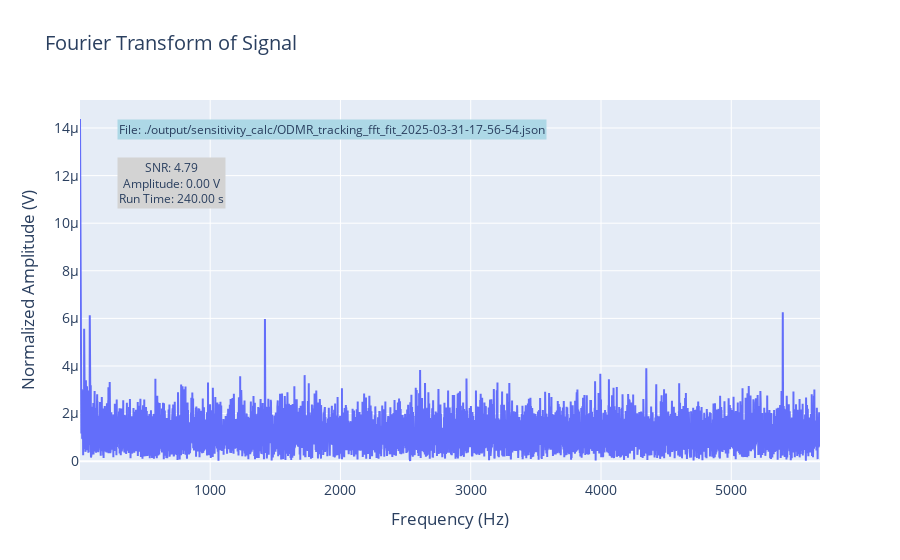

Source (notebook cell):
### Code cell
import plotly.graph_objects as go
import numpy as np
import time

# Example Data

# File path
# file_path = "./output/sensitivity_calc/ODMR_fit_2025-04-02-13-03-56.json"


# Create figure
fig = go.Figure()

# Add trace
fig.add_trace(go.Scatter(x=freqs, y=normalized_ft, mode='lines', name='Signal'))

# Add labels
fig.update_layout(
    title="Fourier Transform of Signal",
    xaxis_title="Frequency (Hz)",
    yaxis_title="Normalized Amplitude (V)",
    font=dict(size=14)
)  

# Add Annotations (Text Strings)
fig.add_annotation(
    x=0.05, y=0.95, xref="paper", yref="paper",
    text=f"File: {file_path}",
    showarrow=False,
    font=dict(size=12),
    bgcolor="lightblue"
)

fig.add_annotation(
    x=0.05, y=0.85, xref="paper", yref="paper",
    text=f"SNR: {SNR:.2f}<br>Amplitude: {max_fft_norm:.2f} V<br>Run Time: {run_time:.2f} s",
    showarrow=False,
    font=dict(size=12),
    bgcolor="lightgray"
)

# Show plot
fig.show()

### Figure 1 — Plotly figure (JSON) as saved in the notebook; plotly's stock layout.template omitted (floating-point values rounded to 4 significant figures; data arrays with more than 128 entries replaced by an {"elided": "..."} marker saying what was removed)
{"data": [{"mode": "lines", "name": "Signal", "type": "scatter", "x": {"elided": "7499 float values"}, "y": {"elided": "7499 float values"}}], "layout": {"annotations": [{"bgcolor": "lightblue", "font": {"size": 12}, "showarrow": false, "text": "File: ./output/sensitivity_calc/ODMR_tracking_fft_fit_2025-03-31-17-56-54.json", "x": 0.05, "xref": "paper", "y": 0.95, "yref": "paper"}, {"bgcolor": "lightgray", "font": {"size": 12}, "showarrow": false, "text": "SNR: 4.79<br>Amplitude: 0.00 V<br>Run Time: 240.00 s", "x": 0.05, "xref": "paper", "y": 0.85, "yref": "paper"}], "font": {"size": 14}, "title": {"text": "Fourier Transform of Signal"}, "xaxis": {"title": {"text": "Frequency (Hz)"}}, "yaxis": {"title": {"text": "Normalized Amplitude (V)"}}}}
